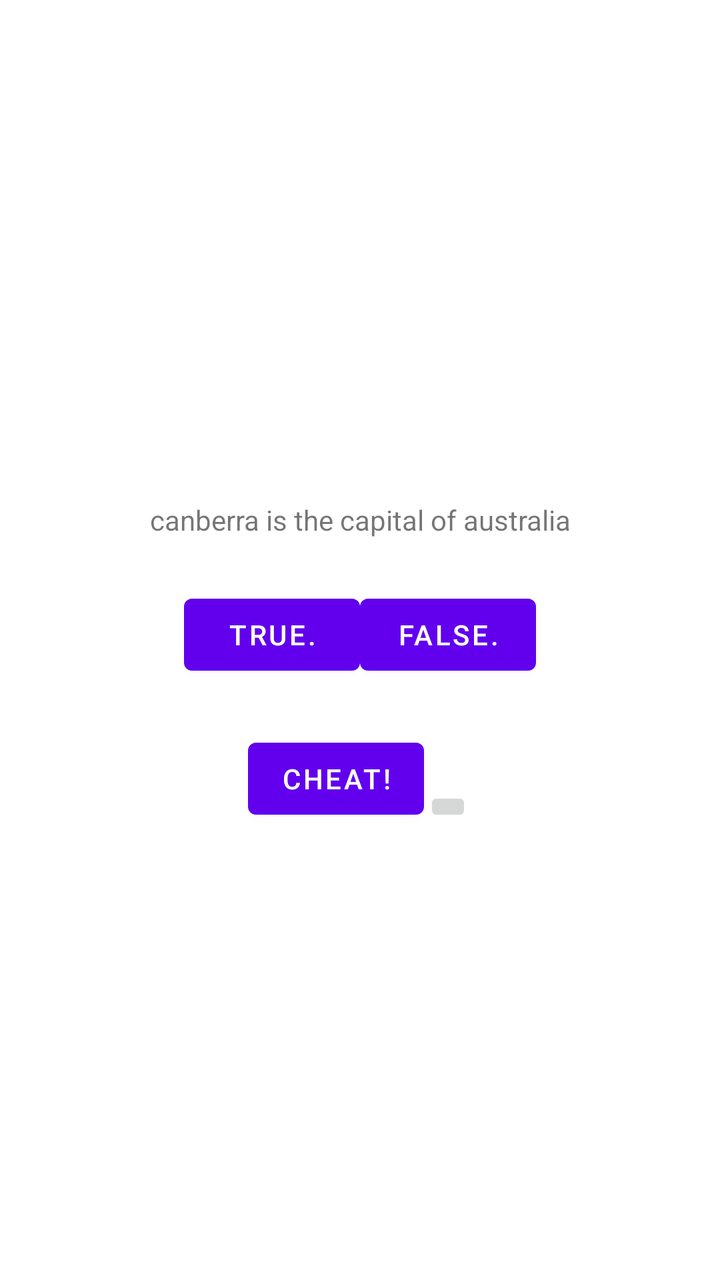
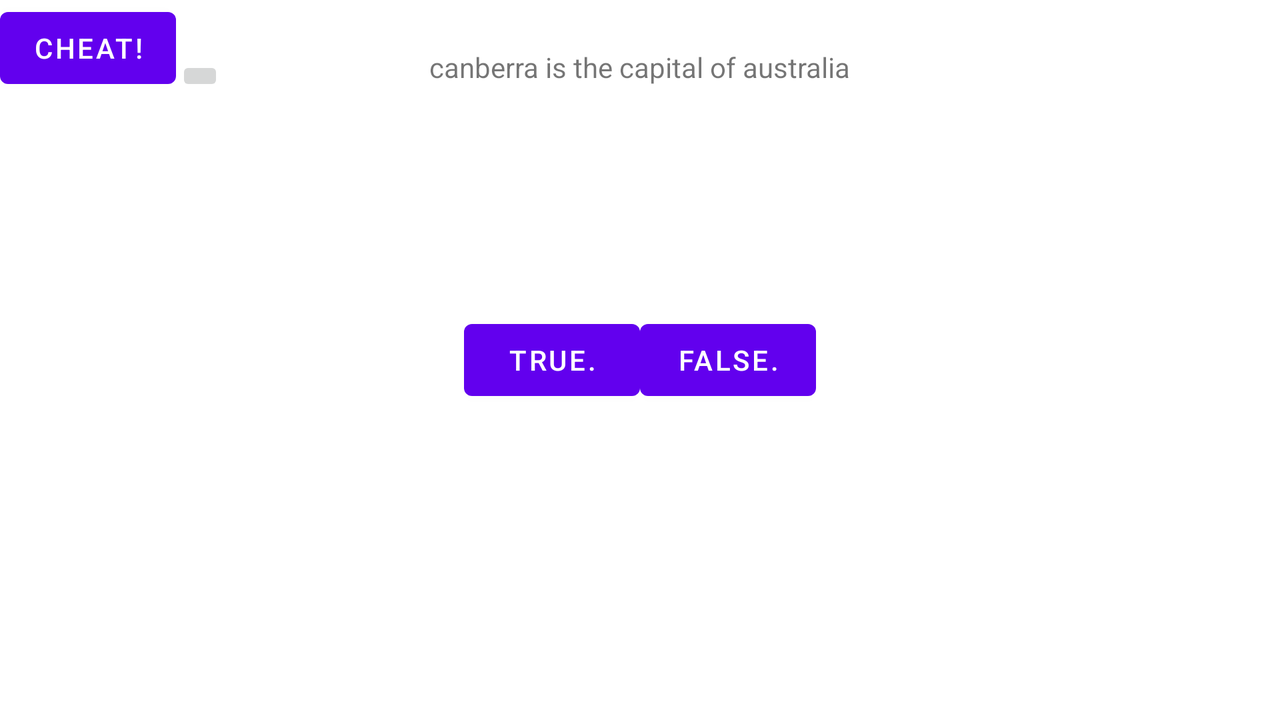

One screen, two layout resources from the same app: the default and the repository's alternative for another configuration. Each is rendered where Android would select it; the XML of both is given below.
<!-- AndroidManifest.xml: application theme Theme.GeoQuizc6_t2 -->
<!-- res/layout/activity_main.xml -->
<?xml version="1.0" encoding="utf-8"?>
<LinearLayout xmlns:android="http://schemas.android.com/apk/res/android"
    android:layout_width="match_parent"
    android:layout_height="match_parent"
    android:gravity="center"
    android:orientation="vertical">

    <TextView
        android:id="@+id/question_text_view"
        android:layout_width="wrap_content"
        android:layout_height="wrap_content"
        android:gravity="center"
        android:padding="24dp"
        android:text="@string/question_australia" />

    <LinearLayout
        android:layout_width="wrap_content"
        android:layout_height="wrap_content"
        android:orientation="horizontal">

        <Button
            android:id="@+id/true_button"
            android:layout_width="wrap_content"
            android:layout_height="wrap_content"
            android:text="@string/true_button"/>

        <Button
            android:id="@+id/false_button"
            android:layout_width="wrap_content"
            android:layout_height="wrap_content"
            android:text="@string/false_button"/>

    </LinearLayout>

    <LinearLayout
        android:layout_width="wrap_content"
        android:layout_height="wrap_content">

        <Button
            android:id="@+id/cheat_button"
            android:layout_width="wrap_content"
            android:layout_height="wrap_content"
            android:layout_marginTop="24dp"
            android:text="@string/cheat_button"/>

        <ImageButton
            android:id="@+id/next_button"
            android:layout_width="wrap_content"
            android:layout_height="wrap_content"
            android:layout_gravity="bottom|end"
            android:contentDescription="@string/next_button"
            android:src="@drawable/arrow_right" />

    </LinearLayout>

</LinearLayout>
<!-- resources referenced by this layout -->
<resources>
  <string name="cheat_button">Cheat!</string>
  <string name="false_button">false.</string>
  <string name="next_button">next</string>
  <string name="question_australia">canberra is the capital of australia</string>
  <string name="true_button">true.</string>
  <style name="Theme.GeoQuizc6_t2" parent="Theme.MaterialComponents.DayNight.DarkActionBar">
          
          <item name="colorPrimary">@color/purple_500</item>
          <item name="colorPrimaryVariant">@color/purple_700</item>
          <item name="colorOnPrimary">@color/white</item>
          
          <item name="colorSecondary">@color/teal_200</item>
          <item name="colorSecondaryVariant">@color/teal_700</item>
          <item name="colorOnSecondary">@color/black</item>
          
          <item name="android:statusBarColor" tools:targetApi="l">?attr/colorPrimaryVariant</item>
          
      </style>
</resources>
<!-- res/layout-land/activity_main.xml (the repository's variant of the layout above) -->
<!-- drawn on the phone turned sideways -->
<?xml version="1.0" encoding="utf-8"?>
<FrameLayout xmlns:android="http://schemas.android.com/apk/res/android"
    xmlns:tools="http://schemas.android.com/tools"
    android:layout_width="match_parent"
    android:layout_height="match_parent">


    <TextView
        android:id="@+id/question_text_view"
        android:layout_width="wrap_content"
        android:layout_height="wrap_content"
        android:layout_gravity="center_horizontal"
        android:padding="24dp"
        android:text="@string/question_australia" />

    <LinearLayout
        android:layout_width="wrap_content"
        android:layout_height="wrap_content"
        android:layout_gravity="center_vertical|center_horizontal">

        <Button
            android:id="@+id/true_button"
            android:layout_width="wrap_content"
            android:layout_height="wrap_content"
            android:text="@string/true_button"/>

        <Button
            android:id="@+id/false_button"
            android:layout_width="wrap_content"
            android:layout_height="wrap_content"
            android:text="@string/false_button"/>

    </LinearLayout>



    <LinearLayout
        android:layout_width="wrap_content"
        android:layout_height="wrap_content">

        <Button
            android:id="@+id/cheat_button"
            android:layout_width="wrap_content"
            android:layout_height="wrap_content"
            android:layout_gravity="bottom|center_horizontal"
            android:text="@string/cheat_button"/>

        <ImageButton
            android:id="@+id/next_button"
            android:layout_width="wrap_content"
            android:layout_height="wrap_content"
            android:layout_gravity="bottom|end"
            android:contentDescription="@string/next_button"
            android:src="@drawable/arrow_right" />

    </LinearLayout>



</FrameLayout>
